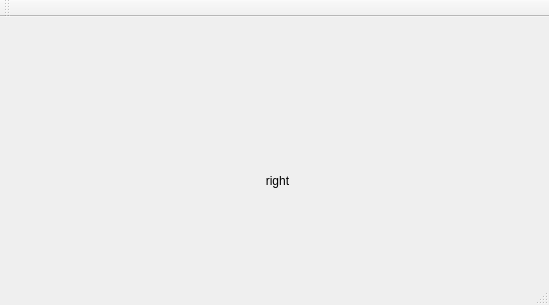
<?xml version="1.0" encoding="UTF-8"?>
<ui version="4.0">
 <class>MainWindow</class>
 <widget class="QMainWindow" name="MainWindow">
  <property name="geometry">
   <rect>
    <x>0</x>
    <y>0</y>
    <width>549</width>
    <height>305</height>
   </rect>
  </property>
  <property name="windowTitle">
   <string>MainWindow</string>
  </property>
  <widget class="QWidget" name="centralWidget">
   <widget class="QPushButton" name="knop">
    <property name="geometry">
     <rect>
      <x>230</x>
      <y>150</y>
      <width>95</width>
      <height>27</height>
     </rect>
    </property>
    <property name="text">
     <string>right</string>
    </property>
    <property name="flat">
     <bool>true</bool>
    </property>
   </widget>
   <widget class="QLabel" name="josje">
    <property name="geometry">
     <rect>
      <x>220</x>
      <y>50</y>
      <width>81</width>
      <height>51</height>
     </rect>
    </property>
    <property name="text">
     <string/>
    </property>
    <property name="pixmap">
     <pixmap>../../../../Dropbox/DnD/DnD Logo.jpg</pixmap>
    </property>
   </widget>
  </widget>
  <widget class="QMenuBar" name="menuBar">
   <property name="geometry">
    <rect>
     <x>0</x>
     <y>0</y>
     <width>549</width>
     <height>21</height>
    </rect>
   </property>
  </widget>
  <widget class="QToolBar" name="mainToolBar">
   <attribute name="toolBarArea">
    <enum>TopToolBarArea</enum>
   </attribute>
   <attribute name="toolBarBreak">
    <bool>false</bool>
   </attribute>
  </widget>
  <widget class="QStatusBar" name="statusBar"/>
 </widget>
 <layoutdefault spacing="6" margin="11"/>
 <resources/>
 <connections/>
</ui>
